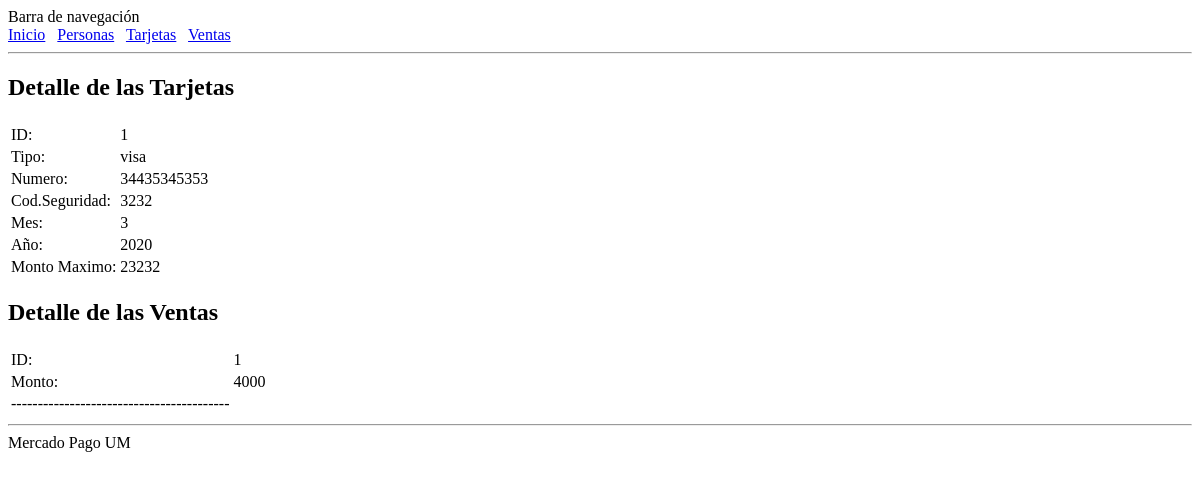
Before: /tarjeta/detalle?id=1 with the older database file.
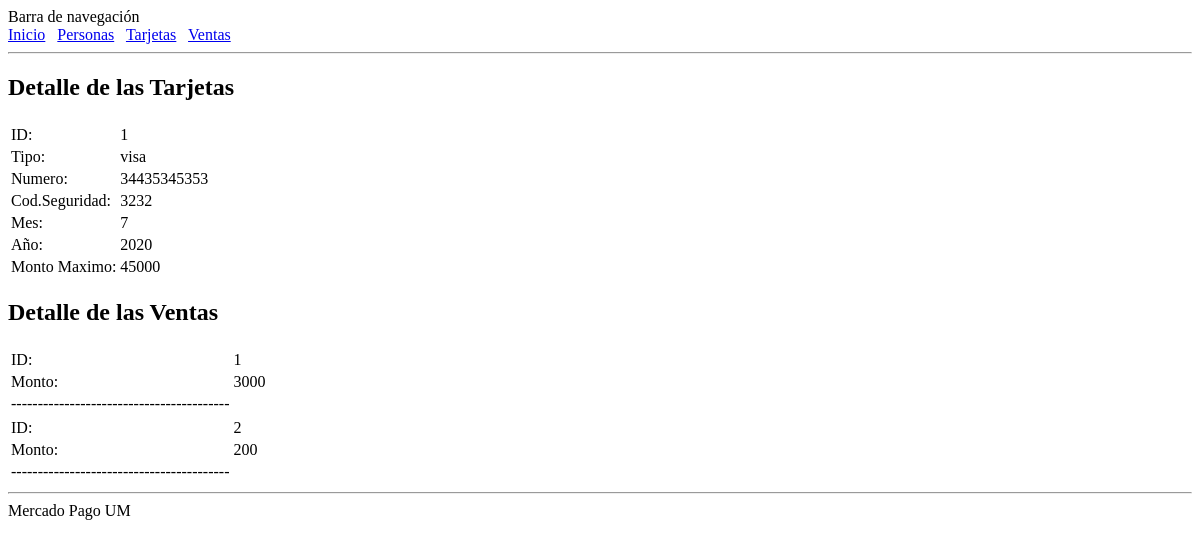
After: the same page with the newer database file.
### aplicacion_demo/modelos.py (models this page shows, shortened)
class Tarjeta(db.Model):
    __tablename__ = 'tarjeta'
    id = db.Column(db.Integer,
                   primary_key=True)
    tipo = db.Column(db.String(64),
                       index=False,
                       unique=False,
                       nullable=False)
    numero = db.Column(db.String(80),
                         index=False,
                         unique=False,
                         nullable=False)
    cods= db.Column(db.String(80),
                         index=False,
                         unique=False,
                         nullable=False)
    mes = db.Column(db.String(10),
                         index=False,
                         unique=False,
                         nullable=False)
    año = db.Column(db.String(10),
                         index=False,
                         unique=False,
                         nullable=False)
    montomax = db.Column(db.String(80),
                         index=False,
                         unique=False,
                         nullable=False)
    personas = relationship("Persona", secondary='tarjetapersona')
    ventas2 = relationship("Venta", secondary='ventastarjeta')
    @classmethod
    def find_by_id(cls, id):
        return cls.query.filter_by(id=id).first()

class Venta(db.Model):
    __tablename__ = 'ventas'
    id = db.Column(db.Integer,
                   primary_key=True)
    monto = db.Column(db.Integer,
                         index=False,
                         unique=False,
                         nullable=False)
    personas2 = relationship("Persona", secondary='ventaspersona')
    tarjetas2 = relationship("Tarjeta", secondary='ventastarjeta')

### aplicacion_demo/rutas_tarjeta.py (the view)
@app.route("/tarjeta/detalle", methods=['GET'])
def tarj_detalles():
    tarjeta_id = int(request.args['id'])
    tarjeta = Tarjeta.find_by_id(tarjeta_id)
    return render_template("tarjeta/detalle.html", tarjeta=tarjeta)

### templates/tarjeta/detalle.html
{% extends 'estructura.html' %}
{% block contenido %}
    <h2>Detalle de las Tarjetas</h2>
    <table>
        <tbody>
            <tr>
                <tr>
                    <td>ID: </td><td>{{ tarjeta.id }} </td>
                </tr>
                <tr>
                <td>Tipo: </td><td>{{ tarjeta.tipo }} </td>
                </tr>
                <tr>
                <td>Numero: </td><td>{{ tarjeta.numero }} </td>
                </tr>
                <tr>
                <td>Cod.Seguridad: </td><td>{{ tarjeta.cods }} </td>
                </tr>
                <tr>
                <td>Mes: </td><td>{{ tarjeta.mes }} </td>
                </tr>
                <tr>
                <td>Año: </td><td>{{ tarjeta.año }} </td>
                </tr>
                <tr>
                <td>Monto Maximo: </td><td>{{ tarjeta.montomax }} </td>
                </tr>
            </tr>
        </tbody>
    </table>
    <h2>Detalle de las Ventas</h2>
    <table>
        <tbody>
        {% for venta in tarjeta.ventas2 %}
            <tr>
                <tr>
                <td>ID: </td><td>{{ venta.id }} </td>
                </tr>
                <tr>
                <td>Monto: </td><td>{{ venta.monto }} </td>
                </tr>
                <td>-----------------------------------------</td>
            </tr>
        {% endfor %}
        </tbody>
    </table>
{% endblock %}

Changed rows visible on the page:
changed Tarjeta "visa": mes "3" → "7"; montomax "23232" → "45000"
changed Venta id 1: monto "4000" → "3000"
added Venta: id "2", monto "200"
